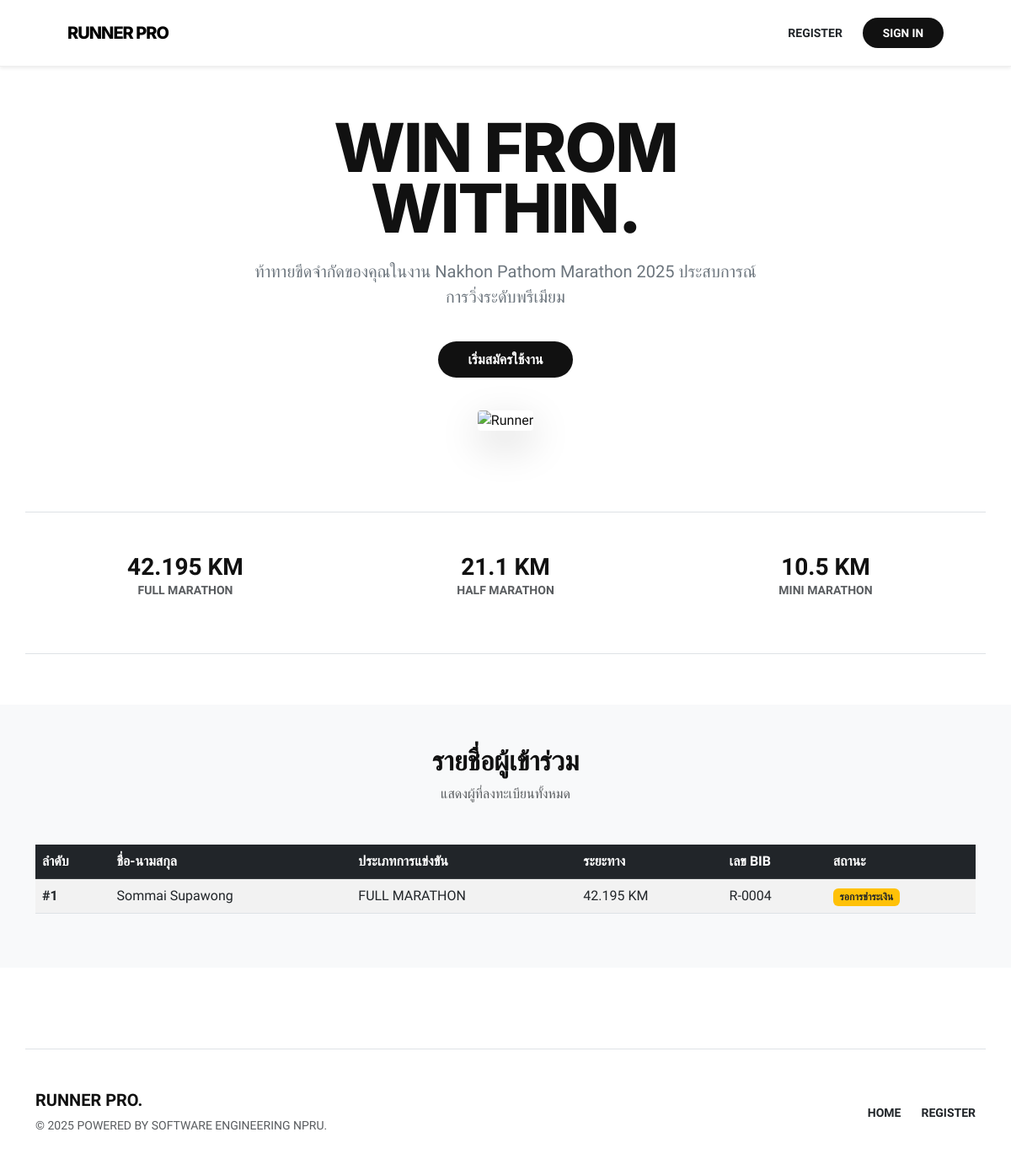
The page / on the database its author committed.
### tables this page shows
CREATE TABLE `registration` (
  `reg_id` int(11) NOT NULL,
  `runner_id` int(11) DEFAULT NULL,
  `category_id` int(11) DEFAULT NULL,
  `price_id` int(11) DEFAULT NULL,
  `shipping_id` int(11) DEFAULT NULL,
  `reg_date` date DEFAULT NULL,
  `shirt_size` varchar(10) DEFAULT NULL,
  `bib_number` varchar(20) DEFAULT NULL,
  `status` enum('Pending','Paid','Cancelled') DEFAULT 'Pending'
);

CREATE TABLE `runner` (
  `runner_id` int(11) NOT NULL,
  `first_name` varchar(100) NOT NULL,
  `last_name` varchar(100) NOT NULL,
  `date_of_birth` date NOT NULL,
  `gender` enum('Male','Female') NOT NULL,
  `citizen_id` varchar(20) DEFAULT NULL,
  `phone` varchar(15) DEFAULT NULL,
  `email` varchar(100) DEFAULT NULL,
  `address` text DEFAULT NULL,
  `is_disabled` tinyint(1) DEFAULT 0
);

CREATE TABLE `race_category` (
  `category_id` int(11) NOT NULL,
  `name` varchar(100) NOT NULL,
  `distance_km` float NOT NULL,
  `start_time` time DEFAULT NULL,
  `time_limit` time DEFAULT NULL,
  `giveaway_type` varchar(100) DEFAULT NULL
);

### index.php (the view, shortened to what this page needs)
<?php
include 'config/db.php';
?>
<!DOCTYPE html>
<html lang="th">
<head>
    <link href="https://cdn.jsdelivr.net/npm/bootstrap@5.3.0/dist/css/bootstrap.min.css" rel="stylesheet">
</head>
<body>
    <nav class="navbar sticky-top shadow-sm">
        <div class="container-fluid px-md-5">
            <a class="navbar-brand" href="index.php">
                <span style="font-family: 'Inter'; font-weight: 800; letter-spacing: -1px;">RUNNER PRO</span>
            </a>
            <div class="ms-auto d-flex align-items-center">
                <?php if (isset($_SESSION['user_id'])): ?>
                    <span class="user-welcome d-none d-md-block text-uppercase me-3 small fw-bold">สวัสดี, <?php echo htmlspecialchars($_SESSION['full_name']); ?></span>
                    <a href="profile.php" class="btn btn-outline-dark btn-sm rounded-pill px-3 me-2">MY BIB</a>
                    <a href="logout.php" class="btn-nike" style="font-size: 0.75rem; padding: 6px 15px; background: #dc3545;">LOGOUT</a>
                <?php else: ?>
                    <a href="register.php" class="text-decoration-none text-dark fw-bold me-4 small">REGISTER</a>
                    <a href="login_form.php" class="btn-nike" style="font-size: 0.85rem; padding: 8px 24px;">SIGN IN</a>
                <?php endif; ?>
            </div>
        </div>
    </nav>
    <section class="hero-section">
        <div class="container text-center">
            <h1 class="mb-4 text-uppercase">Win From<br>Within.</h1>
            <p class="lead mb-5 text-secondary mx-auto" style="max-width: 600px;">ท้าทายขีดจำกัดของคุณในงาน Nakhon Pathom Marathon 2025 ประสบการณ์การวิ่งระดับพรีเมียม</p>
            <div class="mb-5">
                <?php if (!isset($_SESSION['user_id'])): ?>
                    <a href="register.php" class="btn-nike">เริ่มสมัครใช้งาน</a>
                <?php endif; ?>
            </div>
            <div class="row g-0">
                <div class="col-12">
                    <img src="https://images.unsplash.com/photo-1530143311094-34d807799e8f?auto=format&fit=crop&q=80&w=2000" class="hero-image mb-5 shadow-lg" alt="Runner">
                </div>
            </div>
            <div class="row mt-5 py-5 border-top border-bottom">
                <div class="col-md-4 mb-4 mb-md-0">
                    <h3 class="fw-bold mb-0">42.195 KM</h3>
                    <p class="text-muted small fw-bold">FULL MARATHON</p>
                </div>
                <div class="col-md-4 mb-4 mb-md-0">
                    <h3 class="fw-bold mb-0">21.1 KM</h3>
                    <p class="text-muted small fw-bold">HALF MARATHON</p>
                </div>
                <div class="col-md-4">
                    <h3 class="fw-bold mb-0">10.5 KM</h3>
                    <p class="text-muted small fw-bold">MINI MARATHON</p>
                </div>
            </div>
        </div>
    </section>
    <section class="py-5 bg-light">
        <div class="container">
            <div class="text-center mb-5">
                <h2 class="fw-bold">รายชื่อผู้เข้าร่วม</h2>
                <p class="text-muted">แสดงผู้ที่ลงทะเบียนทั้งหมด</p>
            </div>
            <div class="table-responsive">
                <table class="table table-striped table-hover">
                    <thead class="table-dark">
                        <tr>
                            <th>ลำดับ</th>
                            <th>ชื่อ-นามสกุล</th>
                            <th>ประเภทการแข่งขัน</th>
                            <th>ระยะทาง</th>
                            <th>เลข BIB</th>
                            <th>สถานะ</th>
                        </tr>
                    </thead>
                    <tbody>
                        <?php
                        $sql = "SELECT reg.reg_id, run.first_name, run.last_name, cat.name AS race_name,
                                       cat.distance_km, reg.status, reg.bib_number
                                FROM REGISTRATION reg
                                JOIN RUNNER run ON reg.runner_id = run.runner_id
                                JOIN RACE_CATEGORY cat ON reg.category_id = cat.category_id
                                ORDER BY reg.reg_id ASC";
                        $result = $conn->query($sql);
                        if ($result && $result->num_rows > 0):
                            $counter = 1;
                            while($row = $result->fetch_assoc()):
                        ?>
                        <tr>
                            <td class="fw-bold">#<?php echo $counter++; ?></td>
                            <td><?php echo htmlspecialchars($row['first_name'] . " " . $row['last_name']); ?></td>
                            <td><?php echo htmlspecialchars(strtoupper($row['race_name'])); ?></td>
                            <td><?php echo $row['distance_km']; ?> KM</td>
                            <td><?php echo $row['bib_number'] ?: 'ยังไม่กำหนด'; ?></td>
                            <td>
                                <?php if($row['status'] == 'Paid'): ?>
                                    <span class="badge bg-success">ชำระเงินแล้ว</span>
                                <?php elseif($row['status'] == 'Pending'): ?>
                                    <span class="badge bg-warning text-dark">รอการชำระเงิน</span>
                                <?php else: ?>
                                    <span class="badge bg-secondary"><?php echo htmlspecialchars($row['status']); ?></span>
                                <?php endif; ?>
                            </td>
                        </tr>
                        <?php
                            endwhile;
                        else:
                        ?>
                        <tr>
                            <td colspan="6" class="text-center text-muted">ยังไม่มีผู้เข้าร่วมที่ลงทะเบียน</td>
                        </tr>
                        <?php endif; ?>
                    </tbody>
                </table>
            </div>
        </div>
    </section>
    <footer class="bg-white py-5 mt-5">
        <div class="container border-top pt-5">
            <div class="row align-items-center">
                <div class="col-md-6 text-center text-md-start mb-4 mb-md-0">
                    <h5 class="fw-bold">RUNNER PRO.</h5>
                    <p class="small text-muted mb-0">© 2025 POWERED BY SOFTWARE ENGINEERING NPRU.</p>
                </div>
                <div class="col-md-6 text-center text-md-end">
                    <ul class="list-unstyled d-flex justify-content-center justify-content-md-end gap-4 mb-0">
                        <li><a href="index.php" class="text-dark text-decoration-none small fw-bold text-uppercase">Home</a></li>
                        <li><a href="register.php" class="text-dark text-decoration-none small fw-bold text-uppercase">Register</a></li>
                    </ul>
                </div>
            </div>
        </div>
    </footer>
</body>
</html>

### index.php (style rules this page uses)
:root { --nike-black: #111; }
body { font-family: 'Kanit', sans-serif; color: var(--nike-black); background-color: #fff; }
h1 { font-family: 'Inter', sans-serif; font-weight: 800; font-size: clamp(3rem, 10vw, 5rem); line-height: 0.9; letter-spacing: -2px; }
.navbar { padding: 1.2rem 2rem; background: white; border-bottom: 1px solid #eee; }
.hero-section { padding: 60px 0; }
.hero-image { width: 100%; height: 500px; object-fit: cover; border-radius: 4px; }
.btn-nike { background: var(--nike-black); color: white; padding: 12px 35px; border-radius: 50px; text-transform: uppercase; font-weight: 600; text-decoration: none; transition: 0.3s; border: none; }

### rows shown on the page
registration: runner.last_name "Sommai Supawong", category.name "FULL MARATHON", category.distance_km "42.195", bib_number "R-0004", status "รอการชำระเงิน"
